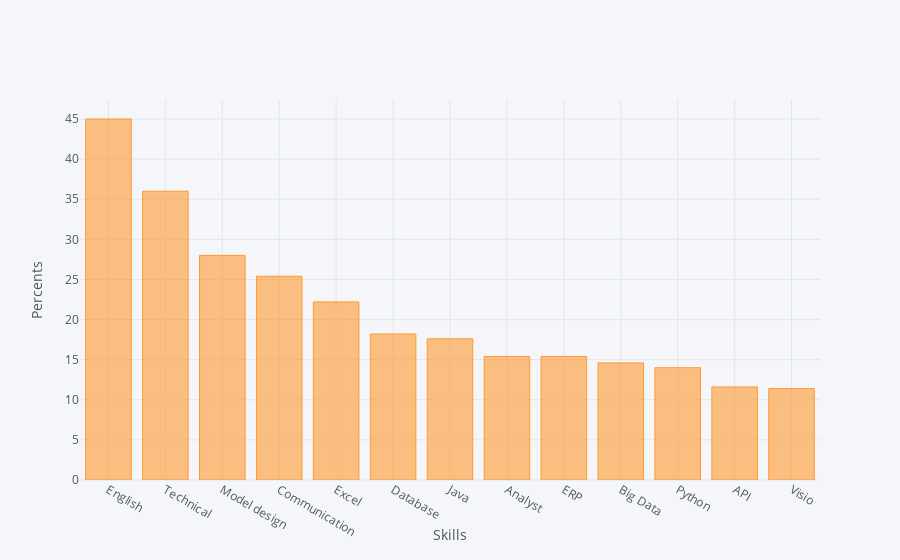

The code cell stored with this chart in its notebook:
### Code cell
a=ar.array('d',[45.000,36.000,28.000,25.400,22.200,18.200,17.600,15.400,15.400,14.600,14.000,11.600,11.400])
sk=["English","Technical","Model design","Communication","Excel" ,"Database","Java","Analyst","ERP","Big Data","Python","API","Visio"]
skill = pd.DataFrame({'Skill':sk,'PostNumber':a}).set_index('Skill')
skill.iplot(kind='bar', xTitle="Skills", yTitle="Percents" )

### Figure 1 — Plotly figure (JSON) as saved in the notebook; plotly's stock layout.template omitted (floating-point values rounded to 4 significant figures)
{"data": [{"marker": {"color": "rgba(255, 153, 51, 0.6)", "line": {"color": "rgba(255, 153, 51, 1.0)", "width": 1}}, "name": "PostNumber", "orientation": "v", "text": "", "type": "bar", "uid": "42645db1-3631-49c8-9579-843812e1e340", "x": ["English", "Technical", "Model design", "Communication", "Excel", "Database", "Java", "Analyst", "ERP", "Big Data", "Python", "API", "Visio"], "y": [45, 36, 28, 25.4, 22.2, 18.2, 17.6, 15.4, 15.4, 14.6, 14, 11.6, 11.4]}], "layout": {"legend": {"bgcolor": "#F5F6F9", "font": {"color": "#4D5663"}}, "paper_bgcolor": "#F5F6F9", "plot_bgcolor": "#F5F6F9", "title": {"font": {"color": "#4D5663"}}, "xaxis": {"gridcolor": "#E1E5ED", "showgrid": true, "tickfont": {"color": "#4D5663"}, "title": {"font": {"color": "#4D5663"}, "text": "Skills"}, "zerolinecolor": "#E1E5ED"}, "yaxis": {"gridcolor": "#E1E5ED", "showgrid": true, "tickfont": {"color": "#4D5663"}, "title": {"font": {"color": "#4D5663"}, "text": "Percents"}, "zerolinecolor": "#E1E5ED"}}}
